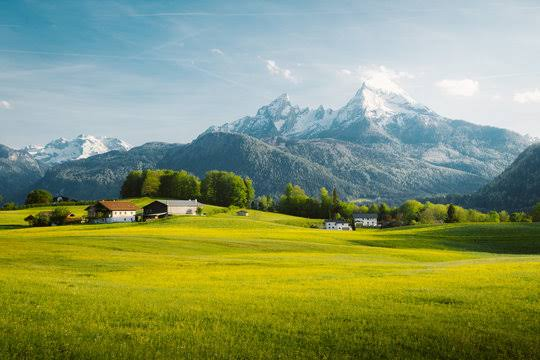
#> input picture Day16/input_images/landscape.jpg, 540 x 360 px
$ python drawing_shapes.py
#> lines starting #> are read from the running program, lines starting #| are printed output that depends on the picture
# ==========================================================
# MLB Summer Internship - Day 16
# Drawing Shapes and Adding Text using OpenCV
# ==========================================================

import cv2
import os
from datetime import datetime

print("=" * 70)
print("Drawing Shapes using OpenCV")
print("=" * 70)

# ==========================================================
# Paths
# ==========================================================

IMAGE_PATH = "input_images/landscape.jpg"
OUTPUT_FOLDER = "output_images"

os.makedirs(OUTPUT_FOLDER, exist_ok=True)

if not os.path.exists(IMAGE_PATH):
    raise FileNotFoundError(f"\nImage not found:\n{IMAGE_PATH}")

# ==========================================================
# Read Image
# ==========================================================

image = cv2.imread(IMAGE_PATH)
#> image is the input picture: shape (360, 540, 3); mean B, G, R 106.7, 151.6, 136.1

canvas = image.copy()

height, width = canvas.shape[:2]
#> height = 360; width = 540

# ==========================================================
# Draw Rectangle
# ==========================================================

cv2.rectangle(

    canvas,

    (50, 50),

    (300, 220),

    (0, 255, 0),

    3

)

# ==========================================================
# Draw Circle
# ==========================================================

cv2.circle(

    canvas,

    (width // 2, height // 2),

    100,

    (255, 0, 0),

    4

)

# ==========================================================
# Draw Line
# ==========================================================

cv2.line(

    canvas,

    (0, 0),

    (width, height),

    (0, 0, 255),

    3

)

import numpy as np

# ==========================================================
# Draw Polygon
# ==========================================================

h, w = canvas.shape[:2]
#> h = 360; w = 540

points = np.array([
    [int(w*0.70), int(h*0.15)],
    [int(w*0.90), int(h*0.30)],
    [int(w*0.82), int(h*0.55)],
    [int(w*0.60), int(h*0.50)],
    [int(w*0.55), int(h*0.25)]
], dtype=np.int32)

points = points.reshape((-1,1,2))

cv2.polylines(
    canvas,
    [points],
    True,
    (0,255,255),
    3
)
# ==========================================================
# Add Custom Text
# ==========================================================

today = datetime.now().strftime("%d-%m-%Y")

cv2.putText(

    canvas,

    "Hadeed Jalani",

    (40, height - 70),

    cv2.FONT_HERSHEY_SIMPLEX,

    1,

    (255, 255, 255),

    2

)

cv2.putText(

    canvas,

    f"Date : {today}",

    (40, height - 30),

    cv2.FONT_HERSHEY_SIMPLEX,

    0.8,

    (0, 255, 255),

    2

)
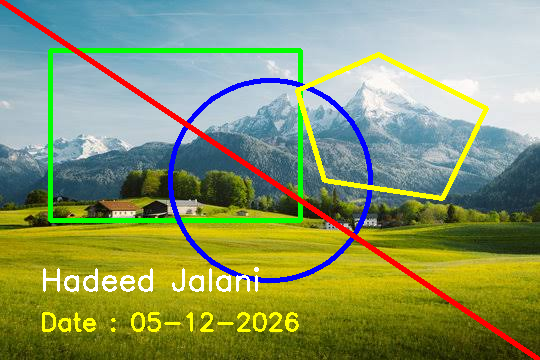
#> canvas: shape (360, 540, 3); mean B, G, R 103.9, 151.6, 136.6

# ==========================================================
# Save
# ==========================================================

draw_folder = os.path.join(OUTPUT_FOLDER, "drawings")

os.makedirs(draw_folder, exist_ok=True)

output_path = os.path.join(

    draw_folder,

    "drawing_shapes.jpg"

)

cv2.imwrite(

    output_path,

    canvas

)

# ==========================================================
# Display
# ==========================================================

cv2.imshow(

    "Drawing Shapes",

    canvas

)

cv2.waitKey(0)

cv2.destroyAllWindows()

# ==========================================================
# Finish
# ==========================================================

print("\nOutput saved to:")

print(output_path)

print("\n" + "=" * 70)
print("Drawing Shapes Completed Successfully!")
print("=" * 70)

$ run again, with Day16/input_images/object.jpg copied over Day16/input_images/landscape.jpg
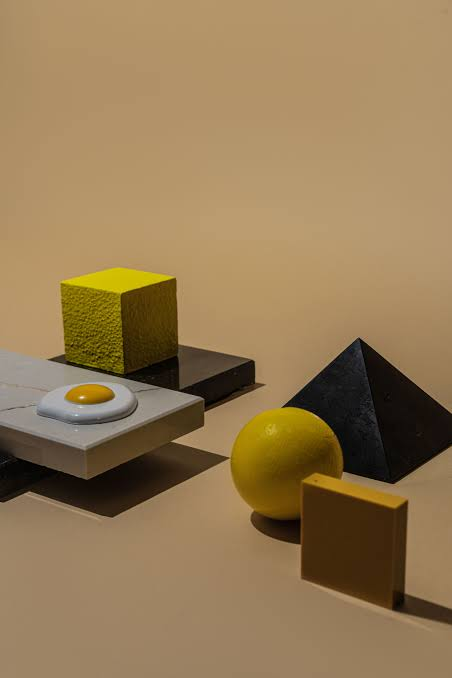
#> input picture Day16/input_images/object.jpg, 452 x 678 px
#> image is the input picture: shape (678, 452, 3); mean B, G, R 84.2, 122.3, 148.5
#> `cv2.putText(  canvas,  f"Date : {today}",  (40, height - 30),  cv2.FON..`:
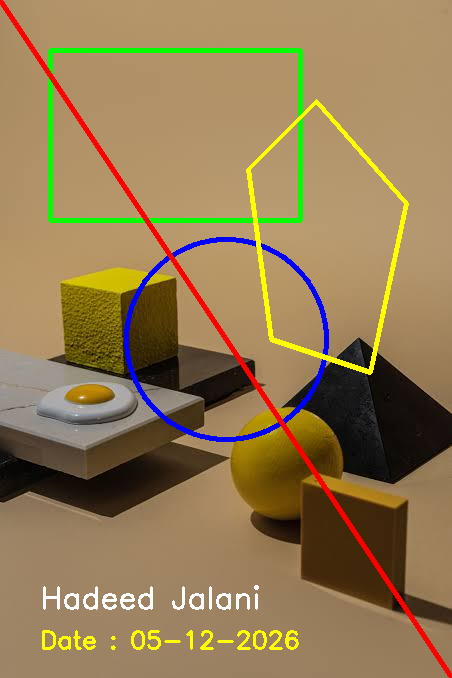
#> canvas: shape (678, 452, 3); mean B, G, R 83, 123.6, 148.2

$ run again, with Day16/input_images/person.jpg copied over Day16/input_images/landscape.jpg
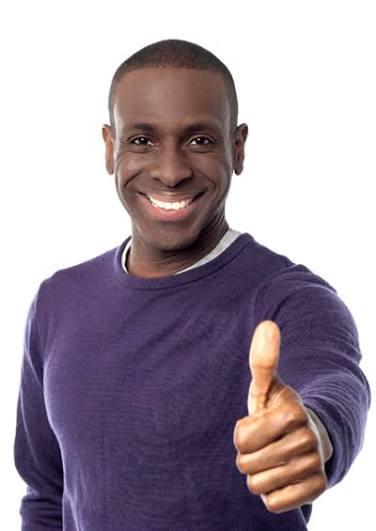
#> input picture Day16/input_images/person.jpg, 376 x 531 px
#> image is the input picture: shape (531, 376, 3); mean B, G, R 163.6, 152, 164
#> `cv2.putText(  canvas,  f"Date : {today}",  (40, height - 30),  cv2.FON..`:
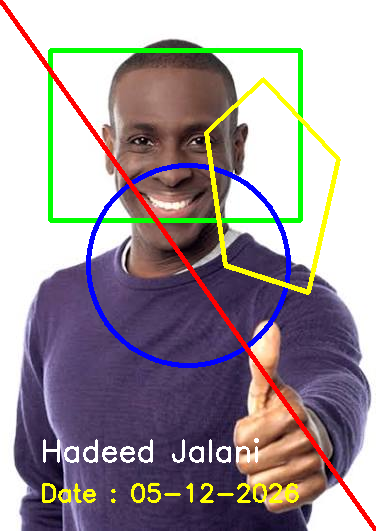
#> canvas: shape (531, 376, 3); mean B, G, R 157.1, 152.6, 162.4
